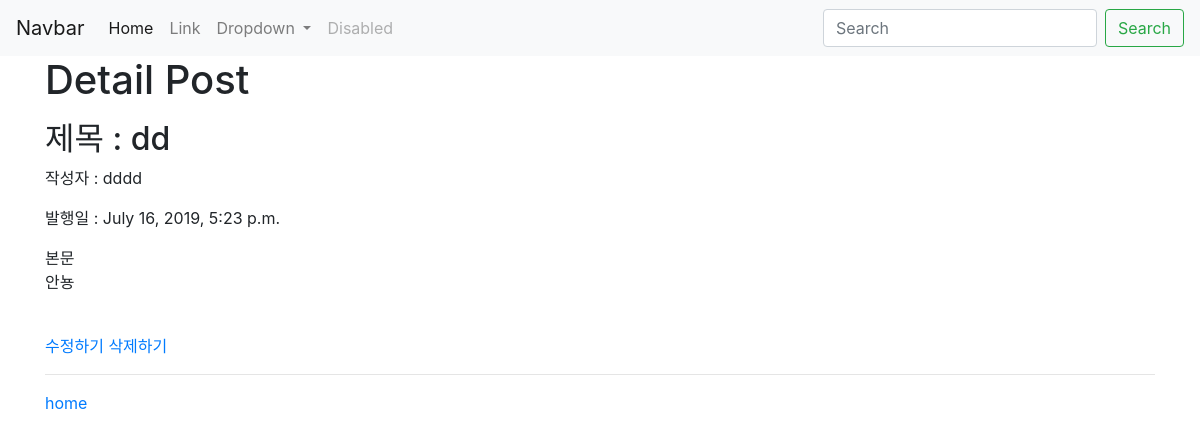
Before: /carpool/detail/2 with the older database file.
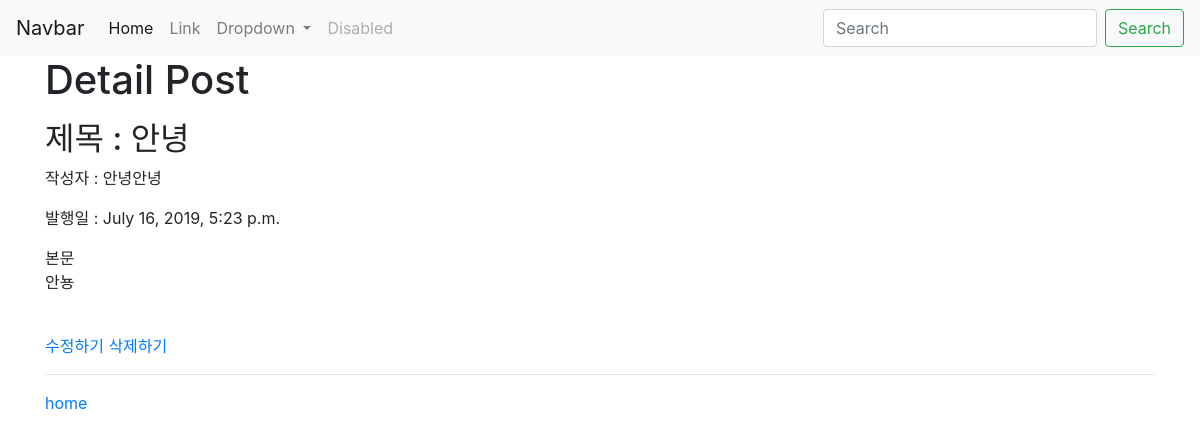
After: the same page with the newer database file.
### CarPool/models.py (models this page shows)
class CarPool(models.Model):
    title=models.CharField(max_length=200)
    writer= models.CharField(max_length=200)
    pub_date = models.DateTimeField('date published')
    body = models.TextField()

### CarPool/views.py (the view)
# urls.py: path('detail/<int:carpool_id>',CarPool.views.detail, name="detail"),
def detail(request, carpool_id) :
    carpool = get_object_or_404(CarPool,pk=carpool_id)
    return render(request,'CarPool/detail.html', {'carpool' : carpool})

### CarPool/templates/CarPool/detail.html (shortened to what this page needs)
{% extends 'base.html' %}
{% block content %}
<div class="container">
 <h1>Detail Post</h1>
 <p>
     <h2>제목 : {{carpool.title}}</h2>
     <p>작성자 : {{carpool.writer}}</p>
     <p>발행일 : {{carpool.pub_date}}</p>
     <p>
         본문
         <br>
         {{carpool.body}}
     </p>
 </p>
 <br>
 <a href="{% url 'carpool:edit' carpool.id %}">수정하기</a>
 <a href="{% url 'carpool:delete' carpool.id %}">삭제하기</a>
 <hr>
 <a href="{% url 'carpool:carpool_home' %}"> home </a>
</div>
</body>
{% endblock %}

Changed rows visible on the page:
changed CarPool "안뇽": title "dd" → "안녕"; writer "dddd" → "안녕안녕"
